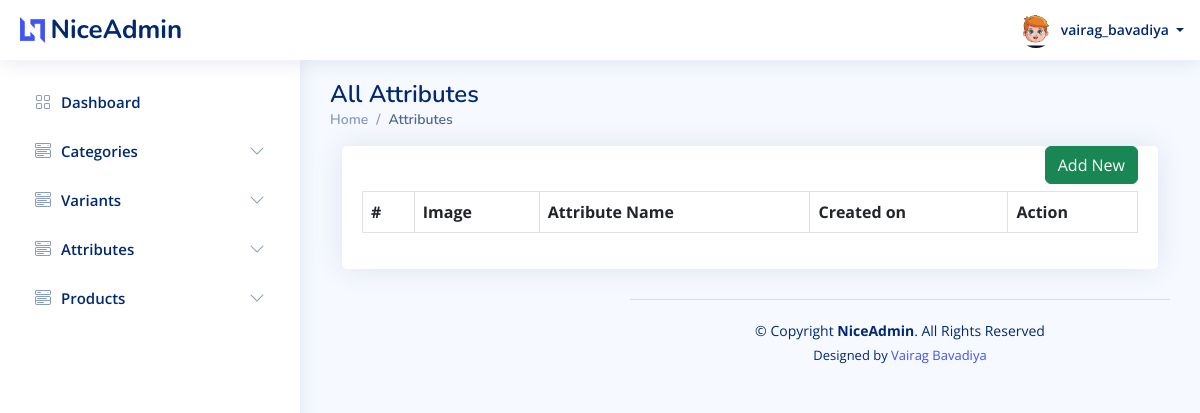
/admin/attributes/all.php (signed in), run on an earlier commit of the app's database.
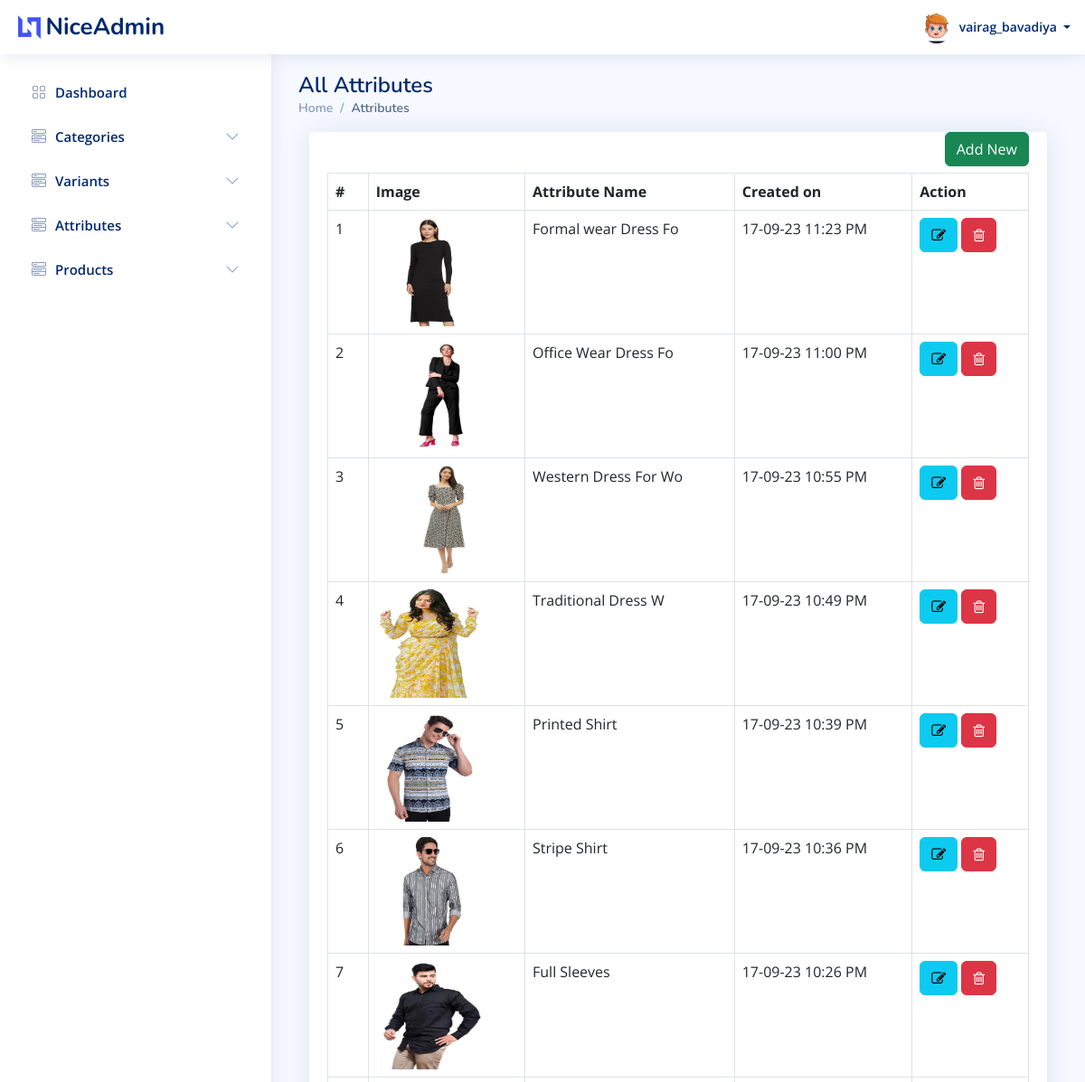
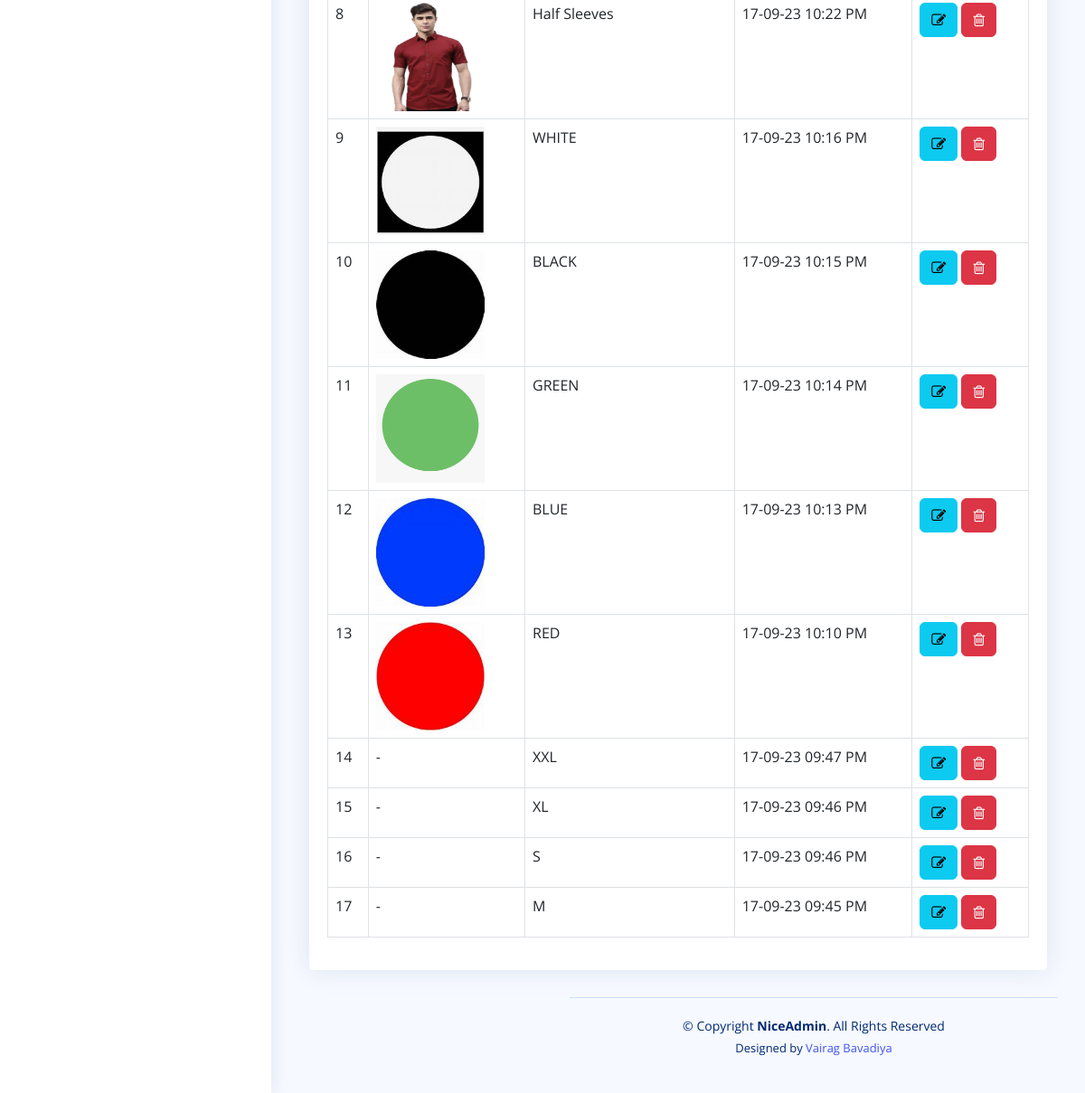
And on a later commit of the database (2 pictures, top to bottom).
### tables this page shows
CREATE TABLE `users` (
  `id` int(20) NOT NULL,
  `u_name` varchar(50) NOT NULL,
  `email` varchar(50) NOT NULL,
  `phone_no` varchar(10) NOT NULL,
  `password` varchar(10) NOT NULL,
  `u_type_id` int(20) NOT NULL,
  `u_profile` varchar(100) NOT NULL,
  `created_at` datetime NOT NULL,
  `updated_at` datetime NOT NULL,
  `created_by` int(20) DEFAULT NULL,
  `updated_by` int(20) DEFAULT NULL,
  `is_active` tinyint(1) NOT NULL
);

CREATE TABLE `attribute` (
  `id` int(20) NOT NULL,
  `variants_id` int(20) NOT NULL,
  `attribute_name` varchar(20) NOT NULL,
  `attribute_image` varchar(150) DEFAULT NULL,
  `created_by` int(20) DEFAULT NULL,
  `updated_by` int(11) DEFAULT NULL,
  `created_at` datetime DEFAULT NULL,
  `updated_at` datetime DEFAULT NULL,
  `is_active` tinyint(1) NOT NULL
);

### admin/attributes/all.php (the view, shortened to what this page needs)
<?php
require('../config.php');
require('../header.php');
?>
<main id="main" class="main">
    <div class="pagetitle">
        <h1>All Attributes</h1>
        <nav>
            <ol class="breadcrumb">
                <li class="breadcrumb-item active"><a href="/e-commerce/admin/dashboard.php">Home</a></li>
                <li class="breadcrumb-item active">Attributes</li>
            </ol>
        </nav>
    </div>
    <section class="content">
        <div class="container-fluid">
            <div class="row">
                <div class="col-lg-12 grid-margin stretch-card">
                    <div class="card">
                        <div class="card-body">
                            <div style="margin-bottom: 45px;">
                                <a href="/e-commerce/admin/attributes/create.php" class="btn btn-success" style="float: right; margin-left: 15px;">Add New</a>
                            </div>
                            <table class="table table-bordered datatable" id="table_id">
                                <thead>
                                    <tr>
                                        <th>#</th>
                                        <th>Image</th>
                                        <th>Attribute Name</th>
                                        <th>Created on</th>
                                        <th>Action</th>
                                    </tr>
                                </thead>
                                <tbody>
                                    <?php
                                    $query = "SELECT id,attribute_name,attribute_image,created_at from attribute ORDER BY id DESC";
                                    if ($result = $conn->query($query)) {
                                        $i = 0;
                                        while ($row = $result->fetch_assoc()) {
                                            $i++;
                                    ?>
                                            <tr>
                                                <td><?php echo $i; ?></td>
                                                <td>
                                                    <?php
                                                    if ($row['attribute_image'] == "")
                                                        echo "-";
                                                    else { ?>
                                                        <img height="120" width="120" src=" <?php echo $row['attribute_image']; ?>">
                                                    <?php
                                                    }
                                                    ?>
                                                </td>
                                                <td><?php echo $row['attribute_name']; ?></td>
                                                <td><?php echo Date('d-m-y h:i A', strtotime($row['created_at'])); ?></td>
                                                <td>
                                                    <a class="btn btn-info" href="edit.php?id=<?php echo $row["id"]; ?>"><i class="fa fa-edit"></i></a>
                                                    <a class="btn btn-danger" href="delete.php?id=<?php echo $row["id"]; ?>"><i class="fa fa-trash-o"></i></a>
                                                </td>
                                            </tr>
                                    <?php
                                        }
                                    }
                                    ?>
                                </tbody>
                            </table>
                        </div>
                    </div>
                </div>
            </div>
        </div>
    </section>
    <?php require('../footer.php'); ?>

### admin/header.php (shortened to what this page needs)
<?php
require("config.php");
?>
<!DOCTYPE html>
<html lang="en">
<head>
    <link rel="stylesheet" href="https://cdnjs.cloudflare.com/ajax/libs/font-awesome/4.7.0/css/font-awesome.min.css">
    <link href="/e-commerce/admin/assets/vendor/bootstrap/css/bootstrap.min.css" rel="stylesheet">
    <link href="/e-commerce/admin/assets/vendor/bootstrap-icons/bootstrap-icons.css" rel="stylesheet">
    <link href="/e-commerce/admin/assets/vendor/boxicons/css/boxicons.min.css" rel="stylesheet">
    <link href="/e-commerce/admin/assets/vendor/quill/quill.snow.css" rel="stylesheet">
    <link href="/e-commerce/admin/assets/vendor/quill/quill.bubble.css" rel="stylesheet">
    <link href="/e-commerce/admin/assets/vendor/remixicon/remixicon.css" rel="stylesheet">
    <link href="/e-commerce/admin/assets/vendor/simple-datatables/style.css" rel="stylesheet">
    <link href="/e-commerce/admin/assets/css/style.css" rel="stylesheet">
</head>
<body>
    <header id="header" class="header fixed-top d-flex align-items-center">
        <div class="d-flex align-items-center justify-content-between">
            <a href="dashboard.php" class="logo d-flex align-items-center">
                <img src="/e-commerce/admin/assets/img/logo.png" alt="">
                <span class="d-none d-lg-block">NiceAdmin</span>
            </a>
        </div>
        <nav class="header-nav ms-auto">
            <ul class="d-flex align-items-center">
                <li class="nav-item dropdown pe-3">
                    <a class="nav-link nav-profile d-flex align-items-center pe-0" href="#" data-bs-toggle="dropdown">
                        <?php
                        $sql = "SELECT u.id,u.u_name,u.email,u.phone_no,u.u_profile,u.is_active,ut.type_name FROM users as u,user_type as ut where u.id = " . $_SESSION['id'];
                        $result = $conn->query($sql);
                        $row = mysqli_fetch_assoc($result);
                        ?>
                        <img src="/e-commerce/admin/<?php echo $row['u_profile']; ?>" alt="Profile" class="rounded-circle">
                        <span class="d-none d-md-block dropdown-toggle ps-2">
                            <?php echo $row['u_name']; ?> </span>
                    </a>
                </li>
            </ul>
        </nav>
    </header>
    <aside id="sidebar" class="sidebar">
        <ul class="sidebar-nav" id="sidebar-nav">
            <li class="nav-item">
                <a class="nav-link collapsed" href="/e-commerce/admin/dashboard.php">
                    <i class="bi bi-grid"></i>
                    <span>Dashboard</span>
                </a>
            </li>
            <li class="nav-item">
                <a class="nav-link collapsed" data-bs-target="#components-nav" data-bs-toggle="collapse" href="#" aria-expanded="false">
                    <i class="bi bi-menu-button-wide"></i><span>Categories</span><i class="bi bi-chevron-down ms-auto"></i>
                </a>
            </li>
            <li class="nav-item">
                <a class="nav-link collapsed" data-bs-target="#variants-nav" data-bs-toggle="collapse" href="#">
                    <i class="bi bi-menu-button-wide"></i><span>Variants</span><i class="bi bi-chevron-down ms-auto"></i>
                </a>
            </li>
            <li class="nav-item">
                <a class="nav-link collapsed" data-bs-target="#attributes-nav" data-bs-toggle="collapse" href="#">
                    <i class="bi bi-menu-button-wide"></i><span>Attributes</span><i class="bi bi-chevron-down ms-auto"></i>
                </a>
            </li>
            <li class="nav-item">
                <a class="nav-link collapsed" data-bs-target="#products-nav" data-bs-toggle="collapse" href="#">
                    <i class="bi bi-menu-button-wide"></i><span>Products</span><i class="bi bi-chevron-down ms-auto"></i>
                </a>
            </li>
        </ul>
    </aside>

### admin/footer.php (shortened to what this page needs)
<footer id="footer" class="footer">
  <div class="copyright">
    &copy; Copyright <strong><span>NiceAdmin</span></strong>. All Rights Reserved
  </div>
  <div class="credits">
    Designed by <a href="/e-commerce/https://bootstrapmade.com/">Vairag Bavadiya</a>
  </div>
</footer>
</body>
</html>

### admin/assets/css/style.css (style rules this page uses)
:root { scroll-behavior: smooth; }
body { font-family: "Open Sans", sans-serif; background: #f6f9ff; color: #444444; }
a { color: #4154f1; text-decoration: none; }
h1, h2, h3, h4, h5, h6 { font-family: "Nunito", sans-serif; }
#main { margin-top: 60px; padding: 20px 30px; transition: all 0.3s; }
.pagetitle { margin-bottom: 10px; }
.pagetitle h1 { font-size: 24px; margin-bottom: 0; font-weight: 600; color: #012970; }
.card { margin-bottom: 30px; border: none; border-radius: 5px; box-shadow: 0px 0 30px rgba(1, 41, 112, 0.1); }
.card-body { padding: 0 20px 20px 20px; }
.breadcrumb { font-size: 14px; font-family: "Nunito", sans-serif; color: #899bbd; font-weight: 600; }
.breadcrumb a { color: #899bbd; transition: 0.3s; }
.breadcrumb .breadcrumb-item::before { color: #899bbd; }
.breadcrumb .active { color: #51678f; font-weight: 600; }
.logo { line-height: 1; }
@media (min-width: 1200px) { .logo { width: 280px; } }
.logo img { max-height: 26px; margin-right: 6px; }
.logo span { font-size: 26px; font-weight: 700; color: #012970; font-family: "Nunito", sans-serif; }
.header { transition: all 0.5s; z-index: 997; height: 60px; box-shadow: 0px 2px 20px rgba(1, 41, 112, 0.1); background-color: #fff; padding-left: 20px; }
.header-nav ul { list-style: none; }
.header-nav>ul { margin: 0; padding: 0; }
.header-nav .nav-profile { color: #012970; }
.header-nav .nav-profile img { max-height: 36px; }
.header-nav .nav-profile span { font-size: 14px; font-weight: 600; }
.sidebar { position: fixed; top: 60px; left: 0; bottom: 0; width: 300px; z-index: 996; transition: all 0.3s; padding: 20px; overflow-y: auto; scrollbar-width: thin; scrollbar-color: #aab7cf transparent; box-shadow: 0px 0px 20px rgba(1, 41, 112, 0.1); background-color: #fff; }
@media (min-width: 1200px) { #main, #footer { margin-left: 300px; } }
.sidebar-nav { padding: 0; margin: 0; list-style: none; }
.sidebar-nav li { padding: 0; margin: 0; list-style: none; }
.sidebar-nav .nav-item { margin-bottom: 5px; }
.sidebar-nav .nav-link { display: flex; align-items: center; font-size: 15px; font-weight: 600; color: #4154f1; transition: 0.3; background: #f6f9ff; padding: 10px 15px; border-radius: 4px; }
.sidebar-nav .nav-link i { font-size: 16px; margin-right: 10px; color: #4154f1; }
.sidebar-nav .nav-link.collapsed { color: #012970; background: #fff; }
.sidebar-nav .nav-link.collapsed i { color: #899bbd; }
.sidebar-nav .nav-link .bi-chevron-down { margin-right: 0; transition: transform 0.2s ease-in-out; }
.footer { padding: 20px 0; font-size: 14px; transition: all 0.3s; border-top: 1px solid #cddfff; }
.footer .copyright { text-align: center; color: #012970; }
.footer .credits { padding-top: 5px; text-align: center; font-size: 13px; color: #012970; }

What changed in the data, as far as the page shows it:
added attribute: attribute_image (picture), attribute_name "Formal wear Dress Fo", created_at "17-09-23 11:23 PM"
added attribute: attribute_image (picture), attribute_name "Office Wear Dress Fo", created_at "17-09-23 11:00 PM"
added attribute: attribute_image (picture), attribute_name "Western Dress For Wo", created_at "17-09-23 10:55 PM"
added attribute: attribute_image (picture), attribute_name "Traditional Dress W", created_at "17-09-23 10:49 PM"
added attribute: attribute_image (picture), attribute_name "Printed Shirt", created_at "17-09-23 10:39 PM"
added attribute: attribute_image (picture), attribute_name "Stripe Shirt", created_at "17-09-23 10:36 PM"
added attribute: attribute_image (picture), attribute_name "Full Sleeves", created_at "17-09-23 10:26 PM"
added attribute: attribute_image (picture), attribute_name "Half Sleeves", created_at "17-09-23 10:22 PM"
added attribute: attribute_image (picture), attribute_name "WHITE", created_at "17-09-23 10:16 PM"
added attribute: attribute_image (picture), attribute_name "BLACK", created_at "17-09-23 10:15 PM"
added attribute: attribute_image (picture), attribute_name "GREEN", created_at "17-09-23 10:14 PM"
added attribute: attribute_image (picture), attribute_name "BLUE", created_at "17-09-23 10:13 PM"
added attribute: attribute_image (picture), attribute_name "RED", created_at "17-09-23 10:10 PM"
added attribute: attribute_name "XXL", created_at "17-09-23 09:47 PM"
added attribute: attribute_name "XL", created_at "17-09-23 09:46 PM"
added attribute: attribute_name "S", created_at "17-09-23 09:46 PM"
added attribute: attribute_name "M", created_at "17-09-23 09:45 PM"
